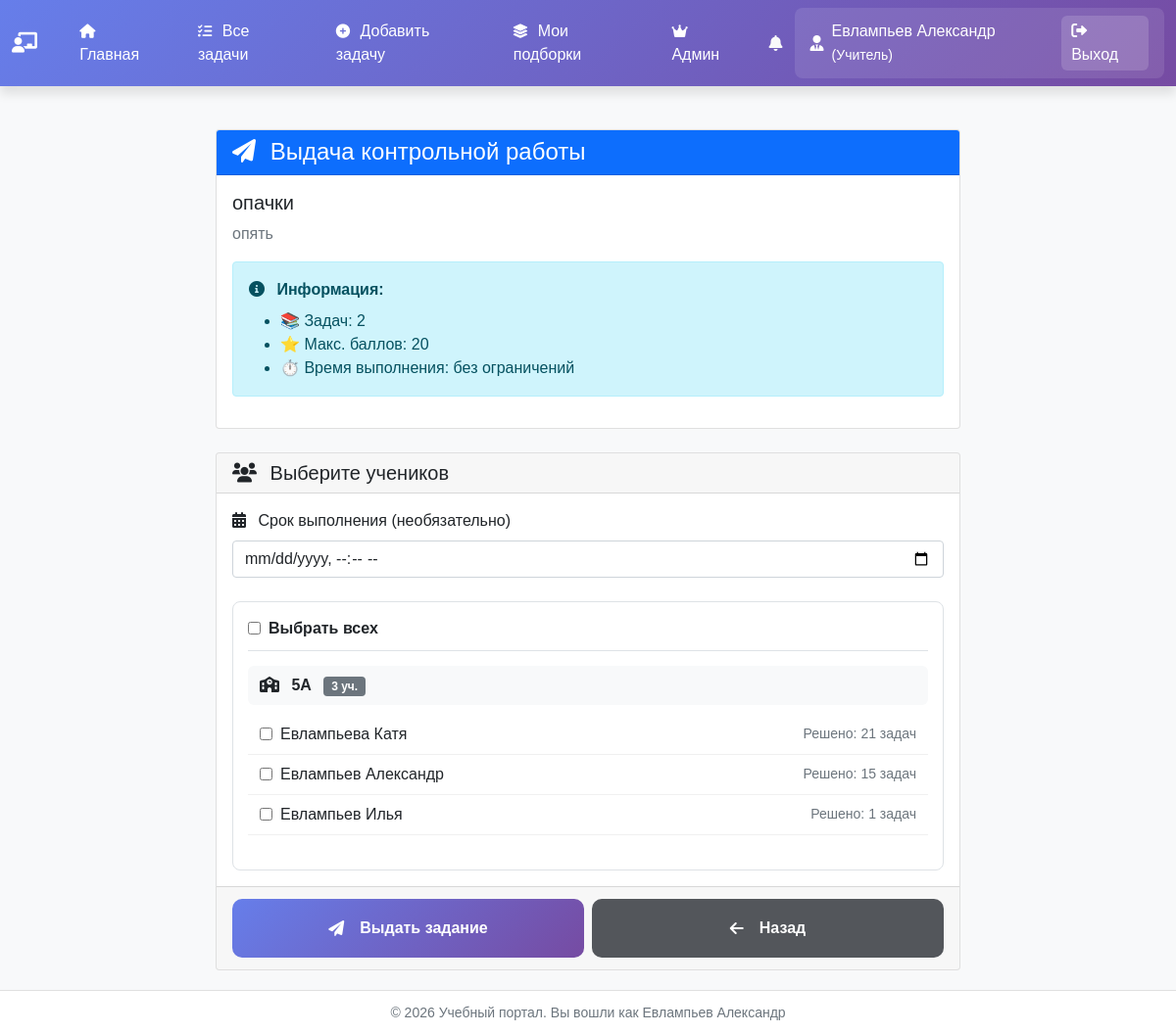
The app's page /tasks/collections/11/assign/ (signed in), older data.
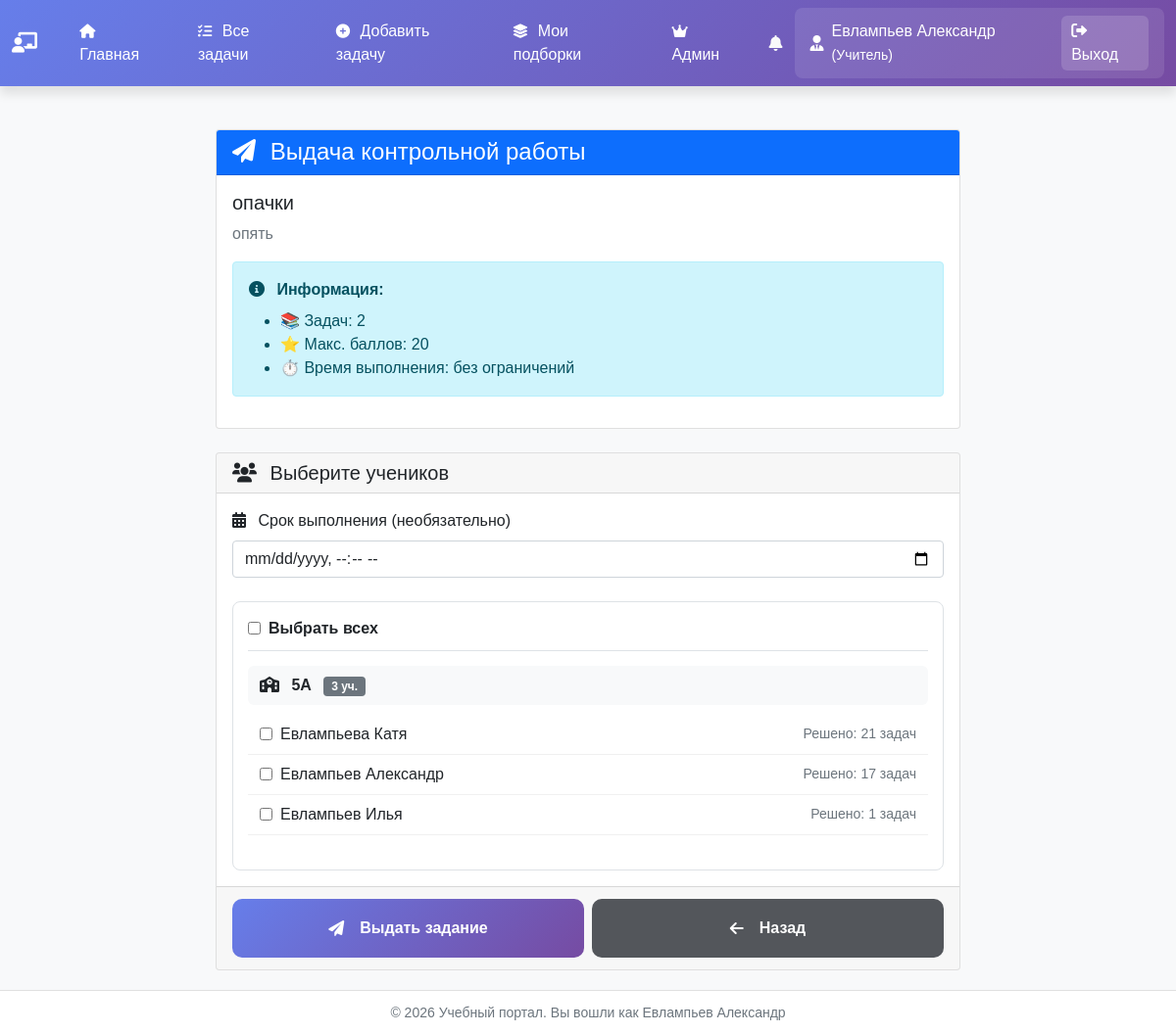
The same page, newer data.
### users_app/models.py (models this page shows, shortened)
class User(AbstractUser):
    USER_TYPES = (
        ('teacher', 'Учитель'),
        ('student', 'Ученик'),
    )
    user_type = models.CharField(max_length=10, choices=USER_TYPES, default='student')
    middle_name = models.CharField('Отчество', max_length=50, blank=True)
    class Meta:
        verbose_name = 'Пользователь'
        verbose_name_plural = 'Пользователи'

class StudentProfile(models.Model):
    user = models.OneToOneField(get_user_model(), on_delete=models.CASCADE, related_name='student_profile')
    group = models.ForeignKey(Group, on_delete=models.SET_NULL, null=True, related_name='students')
    solved_tasks = models.IntegerField('Решено задач', default=0)
    solved_tasks_list = models.TextField(
        'Список решенных задач',
        default='[]',
        blank=True,
        help_text='JSON-список ID решенных задач (из UploadedProgram.task_id)'
    )
    class Meta:
        verbose_name = 'Профиль ученика'
        verbose_name_plural = 'Профили учеников'

### task_description_app/collections/views.py (the view, shortened to what this page needs)
# urls.py: path('<int:collection_id>/assign/', views.assign_collection, name='assign'),
@login_required
def assign_collection(request, collection_id):
    if request.user.user_type != 'teacher':
        return redirect('student_dashboard')
    collection = get_object_or_404(Collection, id=collection_id, author=request.user)
    students = collection.get_available_students()
    students_by_class = {}
    for student in students:
        class_name = str(student.student_profile.group.school_class) if student.student_profile.group else "Без класса"
        if class_name not in students_by_class:
            students_by_class[class_name] = []
        students_by_class[class_name].append(student)
    context = {
        'collection': collection,
        'students_by_class': students_by_class,
        'title': f'Выдача: {collection.title}',
    }
    return render(request, 'task_description_app/collections/assign_collection.html', context)

### task_description_app/collections/models.py (called while the page is built)
    def get_total_score(self):
        return sum(item.max_score for item in self.collection_items.all())

    def get_available_students(self):
        from django.contrib.auth import get_user_model
        User = get_user_model()
        students = User.objects.filter(user_type='student')
        if self.target_class:
            class_num = ''.join(filter(str.isdigit, self.target_class))
            students = students.filter(
                student_profile__group__school_class__number=class_num
            )
        if self.target_group:
            students = students.filter(student_profile__group__number=self.target_group)
        return students

### users_app/models.py (called while the page is built)
    def __str__(self):
        return f"{self.number}{self.letter}"

### templates/task_description_app/collections/assign_collection.html (shortened to what the changed rows need)
{% extends "base.html" %}
{% load static %}
{% block extra_css %}
    <link rel="stylesheet" href="{% static 'collections/css/collections.css' %}">
{% endblock %}
{% block content %}
    <div class="container mt-4">
        <div class="row">
            <div class="col-md-8 mx-auto">
                <form method="post">
                    <div class="card">
                        <div class="card-body">
                            <div class="students-list">
                                {% for class_name, students in students_by_class.items %}
                                    <div class="class-group">
                                        <div class="class-title">
                                            <i class="fas fa-school me-2"></i>
                                            {{ class_name }}
                                            <span class="badge bg-secondary ms-2">{{ students|length }} уч.</span>
                                        </div>
                                        {% for student in students %}
                                            <div class="student-checkbox">
                                                <input type="checkbox" name="students" value="{{ student.id }}"
                                                       class="student-check me-2" id="student_{{ student.id }}">
                                                <label for="student_{{ student.id }}" class="flex-grow-1 mb-0">
                                                    {{ student.last_name }} {{ student.first_name }}
                                                </label>
                                                {% if student.student_profile.solved_tasks %}
                                                    <small class="text-muted">Решено: {{ student.student_profile.solved_tasks }}
                                                        задач</small>
                                                {% endif %}
                                            </div>
                                        {% endfor %}
                                    </div>
                                {% endfor %}
                            </div>
                        </div>
                    </div>
                </form>
            </div>
        </div>
    </div>
{% endblock %}

Row changes from the older to the newer data that the page shows:
changed through a linked row, User (number 3 of 4 on the later page): student_profile.solved_tasks "15" → "17"
